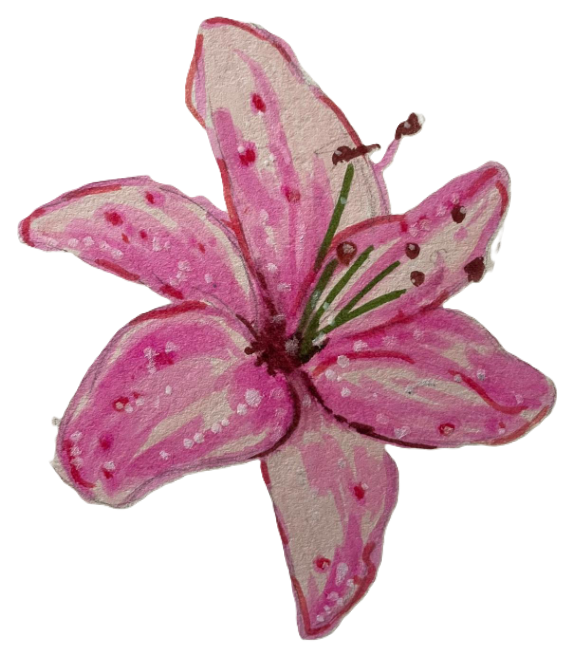
#> input picture assets/samples/Lily.png, 579 x 652 px
$ python -i edge_detector.py   (imports and definitions only)
#> lines starting #> are read from the running program, lines starting #| are printed output that depends on the picture; after the words box and inside, x2 and y2 are one past the last pixel; in counts of white or black regions, pixels touching at a corner belong together
#> further down, picture is the input picture: shape (652, 579, 3); mean B, G, R 201, 192.7, 221.2
"""
Edge detection filters and raw contour extraction algorithms.
"""

from typing import Sequence, Tuple
import cv2
import numpy as np


def extract_raw_contours(
    image_bgr: np.ndarray,
    mode: str = "canny",
    canny_lower: int = 50,
    canny_upper: int = 150,
    blur_kernel: int = 5,
) -> Tuple[Sequence[np.ndarray], int]:
    """
    Applies image preprocessing and extracts raw contours based on the selected edge mode.
    Modes: "canny", "bilateral", "adaptive".
    Returns: (raw_contours, original_point_count)
    """
#> called with mode = 'canny', canny_lower = 50, canny_upper = 150, blur_kernel = 5
    gray = cv2.cvtColor(image_bgr, cv2.COLOR_BGR2GRAY)
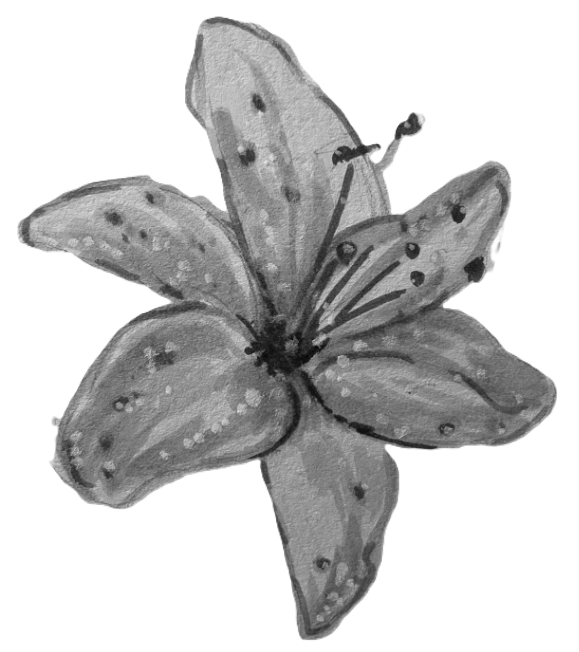
#> gray: shape (652, 579); min 8, max 255, mean 202.2
    blur_k = max(1, blur_kernel)
    if blur_k % 2 == 0:
        blur_k += 1

    if mode == "bilateral":
        filtered = cv2.bilateralFilter(gray, 9, 75, 75)
        edges = cv2.Canny(filtered, canny_lower, canny_upper)
    elif mode == "adaptive":
        blurred = cv2.GaussianBlur(gray, (blur_k, blur_k), 0)
        binary = cv2.adaptiveThreshold(
            blurred, 255, cv2.ADAPTIVE_THRESH_GAUSSIAN_C,
            cv2.THRESH_BINARY_INV, 11, 2
        )
        edges = cv2.Canny(binary, canny_lower, canny_upper)
    else:  # Standard Canny
        blurred = cv2.GaussianBlur(gray, (blur_k, blur_k), 0)
        edges = cv2.Canny(blurred, canny_lower, canny_upper)
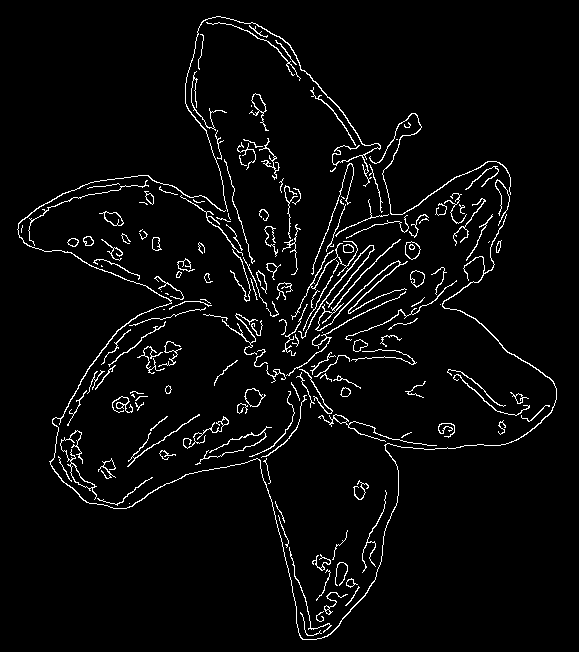
#> edges: shape (652, 579); 3.9% white in thin lines or dots, all inside (x1, y1, x2, y2) = (17, 16, 557, 640)

    raw_contours, _ = cv2.findContours(edges, cv2.RETR_LIST, cv2.CHAIN_APPROX_NONE)
#> raw_contours = 203 contours, 114 with area under 20; largest, box (x1, y1, x2, y2) and area: (17, 175, 557, 640) 484, (60, 430, 97, 500) 246, (244, 388, 266, 407) 230, (245, 388, 263, 407) 212, (315, 239, 408, 331) 208
    original_point_count = sum(len(c) for c in raw_contours)
#> original_point_count = 21935
    return raw_contours, original_point_count

>>> import cv2
>>> picture = cv2.imread('../../assets/samples/Lily.png')
>>> result = extract_raw_contours(picture)
